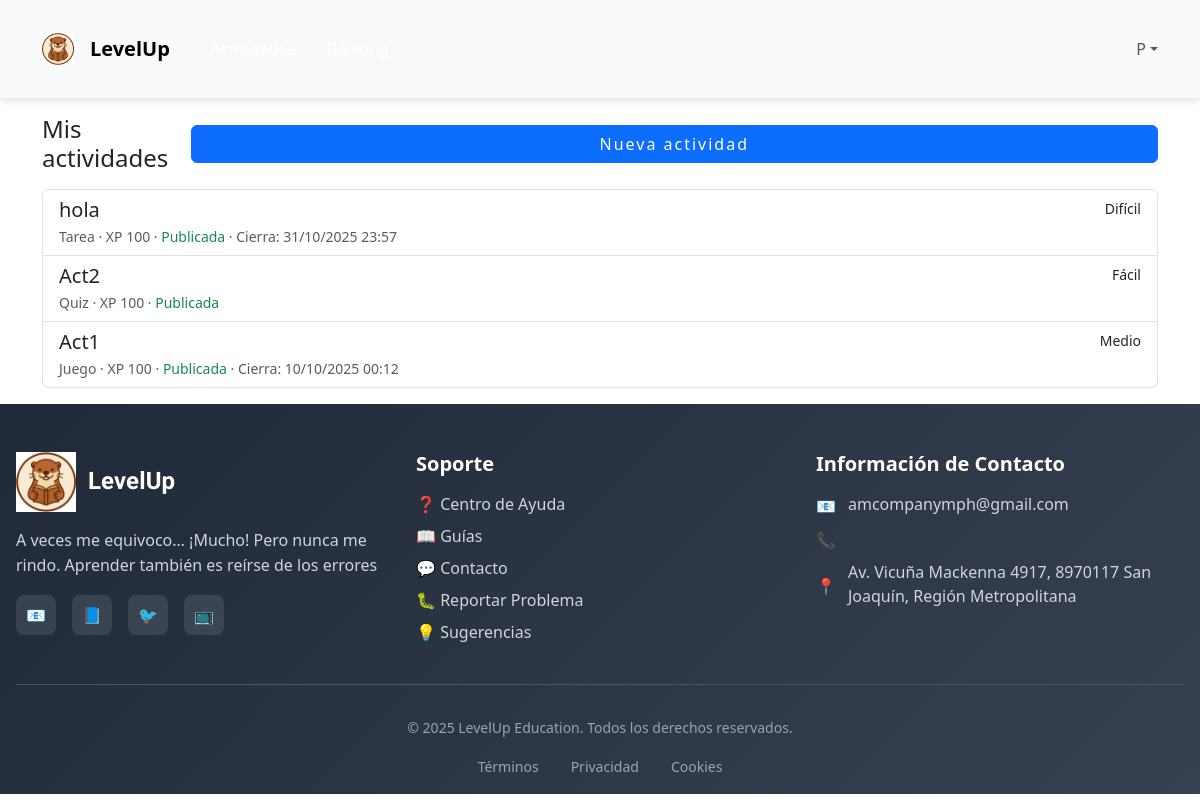
/actividades/docente/ (signed in), run on an earlier commit of the app's database.
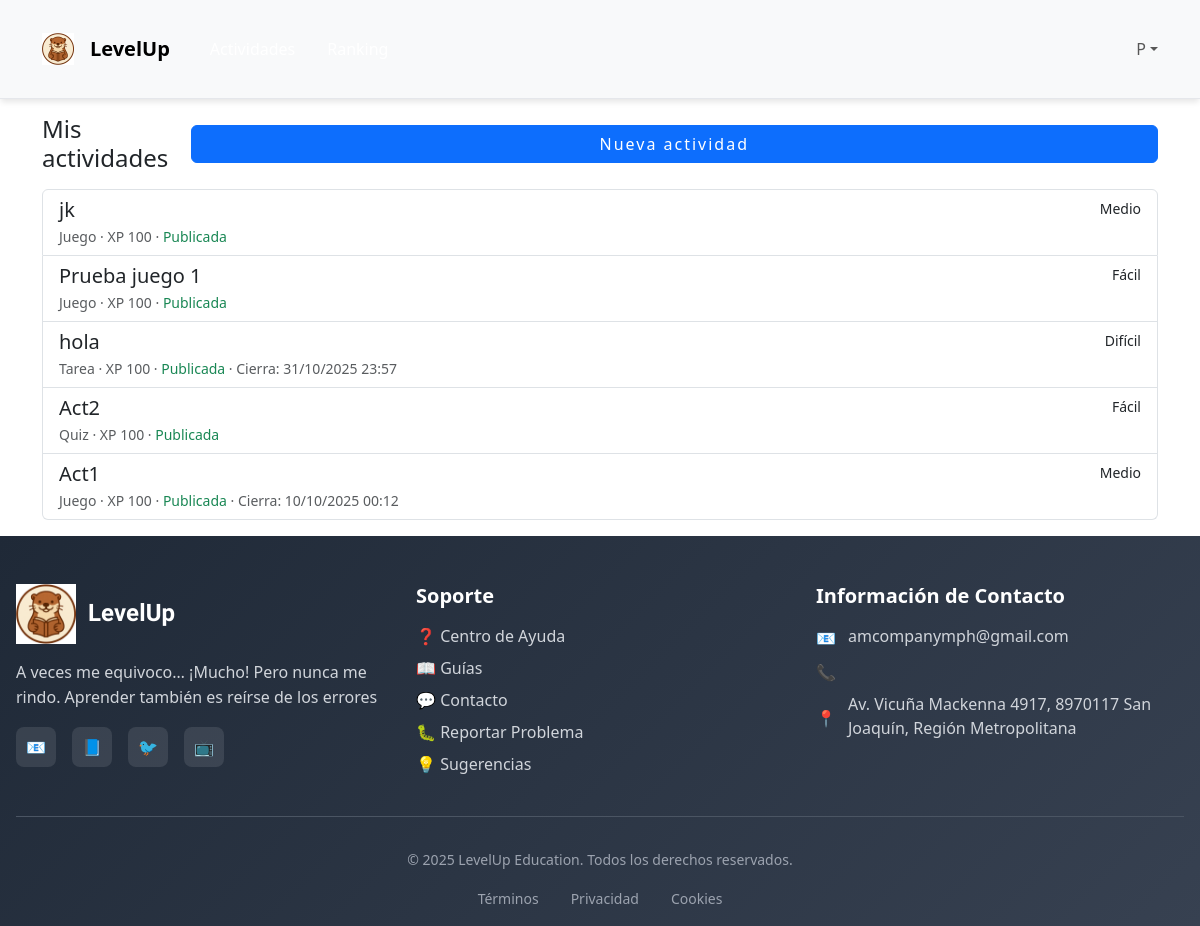
And on a later commit of the database.
### LevelUp/models.py (models this page shows, shortened)
class Actividad(models.Model):
    class Tipo(models.TextChoices):
        QUIZ = "quiz", "Quiz"
        JUEGO = "juego", "Juego"
        VIDEO = "video", "Video"
        TAREA = "tarea", "Tarea"
    class Dificultad(models.IntegerChoices):
        FACIL = 1, "Fácil"
        MEDIO = 2, "Medio"
        DIFICIL = 3, "Difícil"
    titulo = models.CharField(max_length=150)
    descripcion = models.TextField()
    tipo = models.CharField(max_length=20, choices=Tipo.choices)
    dificultad = models.IntegerField(
        choices=Dificultad.choices,
        default=Dificultad.MEDIO,
        validators=[MinValueValidator(1), MaxValueValidator(3)]
    )
    recurso = models.ForeignKey(Recurso, on_delete=models.SET_NULL, null=True, blank=True)
    recompensa = models.ForeignKey(Recompensa, on_delete=models.SET_NULL, null=True, blank=True)
    docente = models.ForeignKey(
        Docente, on_delete=models.SET_NULL, null=True, blank=True, related_name="actividades_creadas"
    )
    es_publicada = models.BooleanField(default=False)
    fecha_publicacion = models.DateTimeField(null=True, blank=True)
    fecha_cierre = models.DateTimeField(null=True, blank=True)
    xp_total = models.PositiveIntegerField(default=100, help_text="XP base proporcional al puntaje obtenido")
    intentos_max = models.PositiveSmallIntegerField(
        default=1,
        validators=[MinValueValidator(1), MaxValueValidator(20)],
        help_text="Número máximo de intentos por estudiante (1–20)."
    )
    estudiantes = models.ManyToManyField(
        'Estudiante', through='AsignacionActividad', related_name='actividades', blank=True
    )

### LevelUp/views.py (the view)
# urls.py: path("actividades/docente/", views.actividades_docente_lista, name="docente_lista"),
@login_required
def actividades_docente_lista(request):
    if not es_docente(request.user):
        raise Http404
    try:
        docente = Docente.objects.get(usuario=request.user)
    except Docente.DoesNotExist:
        raise Http404
    qs = Actividad.objects.filter(docente=docente).order_by("-id")
    return render(request, "LevelUp/actividades/docente_lista.html", {"actividades": qs})

### LevelUp/views.py (called while the page is built)
def es_docente(user) -> bool:
    return getattr(user, "rol", None) == Usuario.Rol.DOCENTE

### LevelUp/templates/LevelUp/actividades/docente_lista.html (shortened to what this page needs)
{% extends "LevelUp/base.html" %}
{% block content %}
<div class="container py-3">
    <div class="d-flex justify-content-between align-items-center mb-3">
        <h1 class="h4 m-0">Mis actividades</h1>
        <a class="btn btn-primary" href="{% url 'crear' %}">Nueva actividad</a>
    </div>
    <div class="list-group">
        {% for a in actividades %}
        <a class="list-group-item list-group-item-action" href="{% url 'actividad_editar' a.pk %}">
            <div class="d-flex w-100 justify-content-between">
                <h5 class="mb-1">{{ a.titulo }}</h5>
                <small class="text-nowrap">{{ a.get_dificultad_display }}</small>
            </div>
            <div class="small text-muted">
                {{ a.get_tipo_display }} · XP {{ a.xp_total }}
                · {% if a.es_publicada %}<span class="text-success">Publicada</span>{% else %}<span
                    class="text-secondary">Borrador</span>{% endif %}
                {% if a.fecha_cierre %}· Cierra: {{ a.fecha_cierre|date:"d/m/Y H:i" }}{% endif %}
            </div>
        </a>
        {% empty %}
        <div class="alert alert-info">Aún no tienes actividades.</div>
        {% endfor %}
    </div>
</div>
{% endblock %}

### LevelUp/templates/LevelUp/base.html (shortened to what this page needs)
{% load static %}
<!DOCTYPE html>
<html lang="es">
<head>
  <link href="https://cdn.jsdelivr.net/npm/bootstrap@5.3.3/dist/css/bootstrap.min.css" rel="stylesheet">
  <link rel="stylesheet" href="{% static 'LevelUp/css/style.css' %}">
  <link rel="stylesheet" href="{% static 'LevelUp/css/navbar.css' %}">
  <link rel="stylesheet" href="{% static 'LevelUp/css/footer.css' %}">
  <link rel="stylesheet" href="{% static 'LevelUp/css/global.css' %}">
  <link rel="stylesheet" href="{% static 'LevelUp/css/login.css' %}">
  <link href="https://cdn.jsdelivr.net/npm/bootstrap@5.3.3/dist/css/bootstrap.min.css" rel="stylesheet">
  <link href="https://cdn.jsdelivr.net/npm/bootstrap-icons@1.11.3/font/bootstrap-icons.css" rel="stylesheet">
<link rel="stylesheet" href="{% static 'LevelUp/css/home.css' %}">
  {% block extra_head %}
  <link href="https://cdn.jsdelivr.net/npm/bootstrap@5.3.3/dist/css/bootstrap.min.css" rel="stylesheet">
  {% endblock %}
</head>
<body>
  {% block navbar %}
  {% include "LevelUp/partials/navbar.html" %}
  {% endblock %}
  {% block content %}{% endblock %}
  {% block footer %}
  {% include "LevelUp/partials/footer.html" %}
  {% endblock %}
</body>
</html>

### LevelUp/templates/LevelUp/partials/navbar.html (shortened to what this page needs)
{% load static %}
<nav class="navbar navbar-expand-lg bg-body-tertiary">
  <div class="container">
    <div class="d-none d-lg-flex align-items-center gap-3 mx-auto order-0">
      <a class="navbar-brand d-flex align-items-center" href="{% url 'home' %}">
        <img src="{% static 'LevelUp/img/logo v1.png' %}" width="32" height="32"
             class="d-inline-block align-text-top me-2" style="object-fit:contain;">
        <span>LevelUp</span>
      </a>
      <a class="nav-link px-2 {% if request.resolver_match.url_name == 'actividades' %}active{% endif %}"
         href="{% url 'actividades' %}">Actividades</a>
      <a class="nav-link px-2 {% if request.resolver_match.url_name == 'ranking' %}active{% endif %}"
         href="{% url 'ranking' %}">Ranking</a>
    </div>
    <div class="collapse navbar-collapse order-2" id="navbarMain">
      {% with current=request.resolver_match.url_name %}
      <ul class="navbar-nav ms-auto mb-2 mb-lg-0">
        {% if user.is_authenticated %}
          {% with display_name=user.apodo|default:user.get_full_name|default:user.username %}
          <li class="nav-item dropdown">
            <a class="nav-link dropdown-toggle p-0 d-flex align-items-center" href="#" id="userMenu" role="button"
               data-bs-toggle="dropdown" aria-expanded="false">
              <span class="avatar avatar-sm">
                {% if user.avatar_url %}
                  <img src="{{ user.avatar_url }}" alt="Avatar">
                {% else %}
                  <span class="avatar-initial">{{ display_name|slice:":1"|upper }}</span>
                {% endif %}
              </span>
            </a>
          </li>
          {% endwith %}
        {% endif %}
      </ul>
      {% endwith %}
    </div>
  </div>
</nav>

### LevelUp/templates/LevelUp/partials/footer.html (shortened to what this page needs)
{% load static %}
<footer class="footer" id="main-footer">
  <div class="footer-container">
    <div class="footer-content">
      <div class="footer-section">
        <div class="footer-logo">
      <img src="{% static 'LevelUp/img/logo v1.png' %}" height="60">
          <span class="footer-logo-text font-merienda">LevelUp</span>
        </div>
        <p>A veces me equivoco… ¡Mucho! Pero nunca me rindo. Aprender también es reírse de los errores</p>
        <div class="footer-social">
          <a href="#" class="footer-social-link">📧</a>
          <a href="#" class="footer-social-link">📘</a>
          <a href="#" class="footer-social-link">🐦</a>
          <a href="#" class="footer-social-link">📺</a>
        </div>
      </div>
      <div class="footer-section">
        <h3>Soporte</h3>
        <ul class="footer-links">
          <li><a href="#" class="footer-link">❓ Centro de Ayuda</a></li>
          <li><a href="#" class="footer-link">📖 Guías</a></li>
          <li><a href="#" class="footer-link">💬 Contacto</a></li>
          <li><a href="#" class="footer-link">🐛 Reportar Problema</a></li>
          <li><a href="#" class="footer-link">💡 Sugerencias</a></li>
        </ul>
      </div>
      <div class="footer-section">
        <h3>Información de Contacto</h3>
        <div class="footer-contact-info">
          <div class="footer-contact-item"><span class="footer-contact-icon">📧</span><span>amcompanymph@gmail.com</span></div>
          <div class="footer-contact-item"><span class="footer-contact-icon">📞</span></div>
          <div class="footer-contact-item"><span class="footer-contact-icon">📍</span><span> Av. Vicuña Mackenna 4917, 8970117 San Joaquín, Región Metropolitana </span></div>
        </div>
      </div>
    </div>
    <div class="footer-bottom">
      <div class="footer-bottom-content">
        <div class="footer-copyright">
          © 2025 LevelUp Education. Todos los derechos reservados.
        </div>
        <ul class="footer-legal-links">
          <li><a href="#" class="footer-legal-link">Términos</a></li>
          <li><a href="#" class="footer-legal-link">Privacidad</a></li>
          <li><a href="#" class="footer-legal-link">Cookies</a></li>
        </ul>
      </div>
    </div>
  </div>
</footer>

### LevelUp/static/LevelUp/css/style.css (style rules this page uses)
:root { --primary-color: #3b82f6; --secondary-color: #8b5cf6; --success-color: #10b981; --warning-color: #f59e0b; --danger-color: #ef4444; --background-light: #f8fafc; --background-gradient: linear-gradient(135deg, #667eea 0%, #764ba2 100%); --card-shadow: 0 4px 6px -1px rgba(0, 0, 0, 0.1); --card-shadow-hover: 0 10px 15px -3px rgba(0, 0, 0, 0.1); --border-radius: 0.5rem; --border-radius-lg: 1rem; --font-family: 'Inter', -apple-system, BlinkMacSystemFont, sans-serif; }
* { margin: 0; padding: 0; box-sizing: border-box; }
body { font-family: var(--font-family); background: var(--background-light); color: #1f2937; line-height: 1.6; }
.container { max-width: 1200px; margin: 0 auto; padding: 0 1rem; }
.btn { display: inline-flex; align-items: center; justify-content: center; padding: 0.75rem 1.5rem; border-radius: var(--border-radius); font-weight: 500; text-decoration: none; border: none; cursor: pointer; transition: all 0.2s ease; gap: 0.5rem; }
.btn-primary { background: var(--primary-color); color: white; }
.mx-auto { margin-left: auto; margin-right: auto; }

### LevelUp/static/LevelUp/css/navbar.css (style rules this page uses)
.navbar { background: linear-gradient(135deg, #667eea 0%, #764ba2 100%); color: white; padding: 1rem 0; box-shadow: 0 4px 6px -1px rgba(0, 0, 0, 0.1); position: sticky; top: 0; z-index: 100; }
.navbar-brand { display: flex; align-items: center; gap: 0.75rem; text-decoration: none; color: white; font-size: 1.5rem; font-weight: 700; }
.navbar-nav { display: flex; align-items: center; gap: 2rem; list-style: none; margin: 0; padding: 0; }
.navbar-nav li { margin: 0; }

### LevelUp/static/LevelUp/css/footer.css (style rules this page uses)
.footer { background: linear-gradient(135deg, #1f2937 0%, #374151 100%); color: #f3f4f6; padding: 3rem 0 1rem; margin-top: auto; }
.footer-container { max-width: 1200px; margin: 0 auto; padding: 0 1rem; }
.footer-content { display: grid; grid-template-columns: repeat(auto-fit, minmax(250px, 1fr)); gap: 2rem; margin-bottom: 2rem; }
.footer-section h3 { font-size: 1.25rem; font-weight: 600; margin-bottom: 1rem; color: white; }
.footer-section p { color: #d1d5db; line-height: 1.6; margin-bottom: 1rem; }
.footer-links { list-style: none; margin: 0; padding: 0; }
.footer-links li { margin-bottom: 0.5rem; }
.footer-link { color: #d1d5db; text-decoration: none; transition: color 0.2s ease; display: flex; align-items: center; gap: 0.5rem; }
.footer-social { display: flex; gap: 1rem; margin-top: 1rem; }
.footer-social-link { display: flex; align-items: center; justify-content: center; width: 2.5rem; height: 2.5rem; background: rgba(255, 255, 255, 0.1); color: #d1d5db; border-radius: 0.5rem; text-decoration: none; transition: all 0.2s ease; }
.footer-contact-info { display: flex; flex-direction: column; gap: 0.75rem; }
.footer-contact-item { display: flex; align-items: center; gap: 0.75rem; color: #d1d5db; }
.footer-contact-icon { width: 1.25rem; height: 1.25rem; color: #60a5fa; }
.footer-bottom { border-top: 1px solid #4b5563; padding-top: 2rem; text-align: center; }
.footer-bottom-content { display: flex; flex-direction: column; align-items: center; gap: 1rem; }
.footer-logo { display: flex; align-items: center; gap: 0.75rem; margin-bottom: 1rem; }
.footer-logo-text { font-size: 1.5rem; font-weight: 700; color: white; }
.footer-copyright { color: #9ca3af; font-size: 0.875rem; }
.footer-legal-links { display: flex; gap: 2rem; list-style: none; margin: 0; padding: 0; }
.footer-legal-link { color: #9ca3af; text-decoration: none; font-size: 0.875rem; transition: color 0.2s ease; }
.footer-section { animation: fadeInUp 0.6s ease-out; }

### LevelUp/static/LevelUp/css/login.css (style rules this page uses)
body { margin: 0; font-family: 'Poppins', sans-serif; background-color: #0d2040; color: white; }
.btn-primary { background: #1a3d5f; color: white; border: none; border-radius: 0.75rem; padding: 1rem; width: 100%; font-weight: bold; letter-spacing: 2px; cursor: pointer; transition: background 0.3s; }

### LevelUp/static/LevelUp/css/home.css (style rules this page uses)
body { font-family: 'Poppins', sans-serif; background-color: #f6fbff; color: #2a2a2a; overflow-x: hidden; }
:root { --azul-suave: #d5ecff; --azul-oscuro: #004c91; --celeste: #4db7ff; --verde: #75d67a; --amarillo: #ffda6b; --rosa: #ff7bac; }

What changed in the data, as far as the page shows it:
added Actividad: titulo "jk", dificultad "Medio", tipo "Juego", xp_total "100", es_publicada "Publicada"
added Actividad: titulo "Prueba juego 1", dificultad "Fácil", tipo "Juego", xp_total "100", es_publicada "Publicada"
